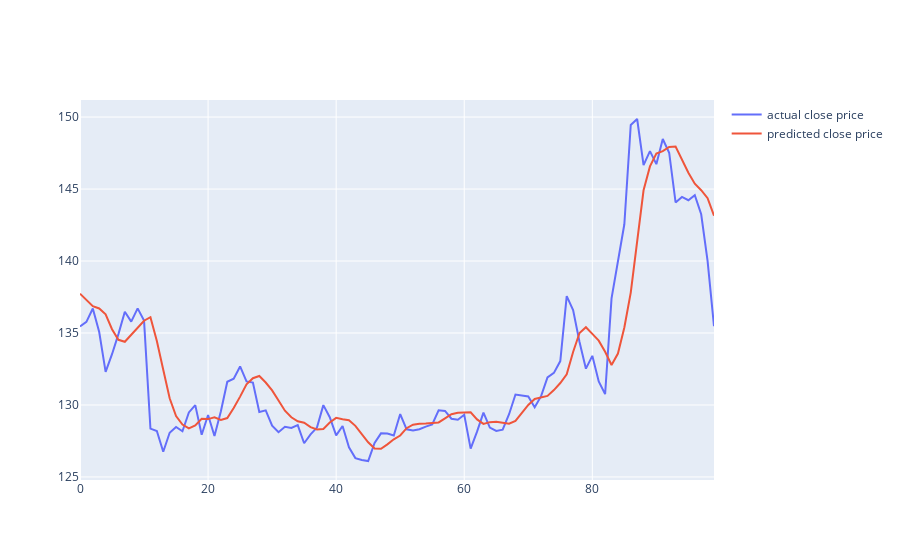

The notebook cell this image was saved under:
### Code cell
fig = go.Figure()
fig.add_trace(go.Scatter(x=df.index[:100], y=y_test[:100,0], mode='lines', name='actual close price'))
fig.add_trace(go.Scatter(x=df.index[:100], y= y_test_pred[:100,0], mode='lines', name='predicted close price'))
